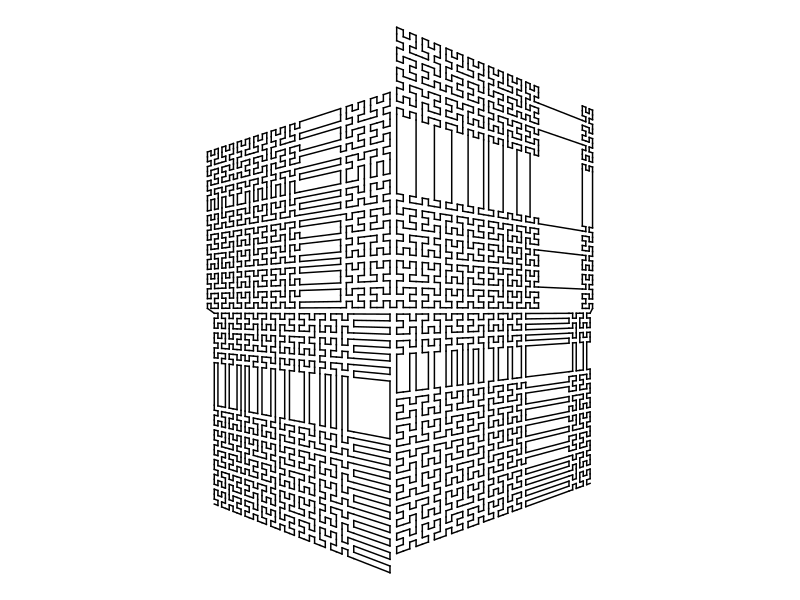
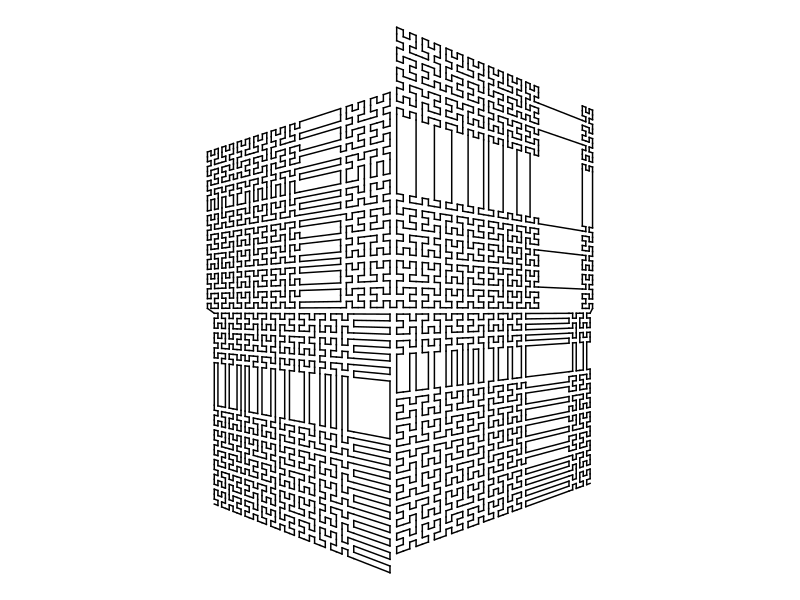

Generate these figures, in order, with R:
###################
# 2D Perspective. #
###################
set.seed(26)

library(ggplot2)
library(data.table)

positions_table <- data.table(letter = rep(c("A", "B", "C", "D"), each = 4),
                              suborder = rep(seq(0, 3), 4),
                              xdelta = c(c(0,  0,  1,  0),
                                         c(0, -1,  0,  1),
                                         c(0,  0, -1,  0),
                                         c(0,  1,  0, -1)),
                              ydelta = c(c(0,  1,  0, -1),
                                         c(0,  0, -1,  0),
                                         c(0, -1,  0,  1),
                                         c(0,  0,  1,  0)))
setkey(positions_table, letter, suborder)

letter_table <- data.table(letter = rep(c("A", "B", "C", "D"), each = 4),
                           suborder = rep(seq(0, 3), 4),
                           subletter = c(c("D", "A", "A", "B"),
                                         c("C", "B", "B", "A"),
                                         c("B", "C", "C", "D"),
                                         c("A", "D", "D", "C")),
                           xdelta = c(c(0,  0,  1,  0),
                                      c(0, -1,  0,  1),
                                      c(0,  0, -1,  0),
                                      c(0,  1,  0, -1)),
                           ydelta = c(c(0,  1,  0, -1),
                                      c(0,  0, -1,  0),
                                      c(0, -1,  0,  1),
                                      c(0,  0,  1,  0)))
setkey(letter_table, letter, suborder)

dt <- data.table(letter = "A",
                 x = 0,
                 y = 0,
                 order = 1)

for( i in 1:5) {
dt <- dt[rep(1:.N, 4)][,suborder := seq_len(.N) - 1, by = order]
dt[, ':='(x = ifelse(suborder == 0, x, 0),
          y = ifelse(suborder == 0, y, 0))]
setkey(dt, letter, suborder)

dt <- letter_table[dt]
dt[, ':='(order = (order - 1) * 4 + suborder + 1,
          letter = subletter,
          x = x + xdelta,
          y = y + ydelta,
          subletter = NULL,
          xdelta = NULL,
          ydelta = NULL)]
}


## Final points
dt <- dt[rep(1:.N, 4)][,suborder := seq_len(.N) - 1, by = order]
dt[, ':='(x = ifelse(suborder == 0, x, 0),
          y = ifelse(suborder == 0, y, 0))]
setkey(dt, letter, suborder)

dt <- positions_table[dt]
dt[, ':='(order = (order - 1) * 4 + suborder + 1,
          x = x + xdelta,
          y = y + ydelta,
          xdelta = NULL,
          ydelta = NULL)]
setkey(dt, order)

dt[, ':='(x_graph = cumsum(x),
          y_graph = cumsum(y))]
dt[, ':='(x_graph = x_graph - max(x_graph / 2),
          y_graph = y_graph - max(y_graph) / 2)]

# break the corners
x_breaks <- runif(4) * max(dt$x_graph) * c(-1, -1, 1, 1)
x_slides <- runif(4, 1, 13) * c(-1, -1, 1, 1)
y_breaks <- runif(4) * max(dt$y_graph) * c(-1, 1, 1, -1)
y_slides <- runif(4, 1, 13) * c(-1, 1, 1, -1)

dt[, ':='(x_graph = ifelse(y_graph < 0 & x_graph < 0 & x_graph < x_breaks[1],
                           x_graph + x_slides[1],
                           x_graph),
          y_graph = ifelse(y_graph < 0 & x_graph < 0 & y_graph < y_breaks[1],
                           y_graph + y_slides[1],
                           y_graph))]
dt[, ':='(x_graph = ifelse(y_graph > 0 & x_graph < 0 & x_graph < x_breaks[2],
                           x_graph + x_slides[2],
                           x_graph),
          y_graph = ifelse(y_graph > 0 & x_graph < 0 & y_graph > y_breaks[2],
                           y_graph + y_slides[2],
                           y_graph))]
dt[, ':='(x_graph = ifelse(y_graph > 0 & x_graph > 0 & x_graph > x_breaks[3],
                           x_graph + x_slides[3],
                           x_graph),
          y_graph = ifelse(y_graph > 0 & x_graph > 0 & y_graph > y_breaks[3],
                           y_graph + y_slides[3],
                           y_graph))]
dt[, ':='(x_graph = ifelse(y_graph < 0 & x_graph > 0 & x_graph > x_breaks[4],
                           x_graph + x_slides[4],
                           x_graph),
          y_graph = ifelse(y_graph < 0 & x_graph > 0 & y_graph < y_breaks[4],
                           y_graph + y_slides[4],
                           y_graph))]

# 2d perspective
dt[, ':='(x_graph = x_graph / (.01 * abs(x_graph) + 1),
          y_graph = y_graph / (.01 * abs(x_graph) + 1))]

dt[,':='(x_graph_end = shift(x_graph, type = 'lead'),
         y_graph_end = shift(y_graph, type = 'lead'))]
dt <- dt[!is.na(x_graph_end)]

ggplot(data = dt,
       aes(x = x_graph,
           y = y_graph,
           xend = x_graph_end,
           yend = y_graph_end)) +
  geom_segment(lineend = "square",
               linejoin = "mitre") +
  coord_equal() +
  theme_void()
ggsave("JAN_26.png",
       width = 8,
       height = 8,
       units = "in")